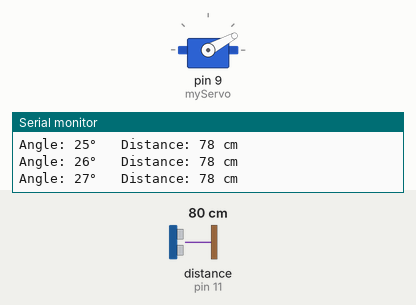
Simulated run of this sketch. Board: Arduino Uno, built with avr-gcc and run on an emulated ATmega328P. On the bench: servo, the last lines printed to the serial monitor. Wiring (inferred from the names in the program): ultrasonic range finder: trigger pin 10; echo pin 11. The test bench sets the inputs (shaded band); at power-on: distance to the obstacle (sensor on pin 11) 80 cm. The echo pulse lasts 58.3 µs per cm.

Above: at 1.29 s.
1.3 s: distance to the obstacle (sensor on pin 11) set to 2 cm
At 1.79 s:
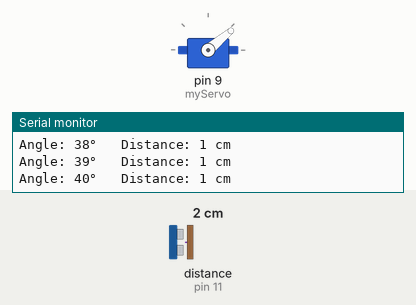
4.3 s: distance to the obstacle (sensor on pin 11) set to 35 cm
At 4.47 s:
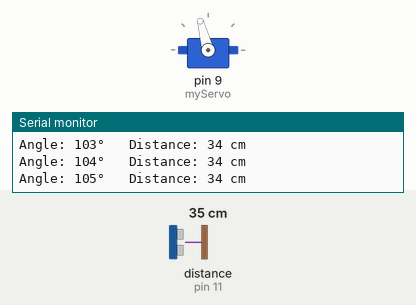
7.3 s: distance to the obstacle (sensor on pin 11) set to 9 cm
At 7.69 s:
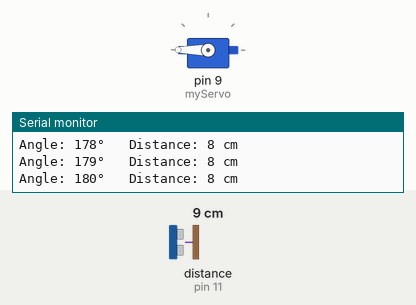
Timing chart, 0 to 16.3 s (numbered marks = the images above; inputs shaded):
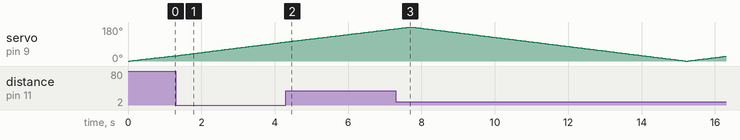

The sketch:

radar_sensor.ino
```cpp
#include <Servo.h>

Servo myServo;        // create servo object
const int trigPin = 10;
const int echoPin = 11;
long duration;
int distance;

void setup() {
  myServo.attach(9);   // servo signal pin
  pinMode(trigPin, OUTPUT);
  pinMode(echoPin, INPUT);
  Serial.begin(9600);
}

void loop() {

  // Sweep from 0 to 180 degrees
  for (int angle = 0; angle <= 180; angle++) {
    myServo.write(angle);
    delay(10);
    distance = getDistance();
    Serial.print("Angle: ");
    Serial.print(angle);
    Serial.print("°   Distance: ");
    Serial.print(distance);
    Serial.println(" cm");
    delay(30);
  }

  // Sweep back from 180 to 0 degrees
  for (int angle = 180; angle >= 0; angle--) {
    myServo.write(angle);
    delay(10);
    distance = getDistance();
    Serial.print("Angle: ");
    Serial.print(angle);
    Serial.print("°   Distance: ");
    Serial.print(distance);
    Serial.println(" cm");
    delay(30);
  }
}

int getDistance() {
  digitalWrite(trigPin, LOW);
  delayMicroseconds(2);

  digitalWrite(trigPin, HIGH);
  delayMicroseconds(10);
  digitalWrite(trigPin, LOW);

  duration = pulseIn(echoPin, HIGH);
  return duration * 0.034 / 2; // distance in cm
}
```
